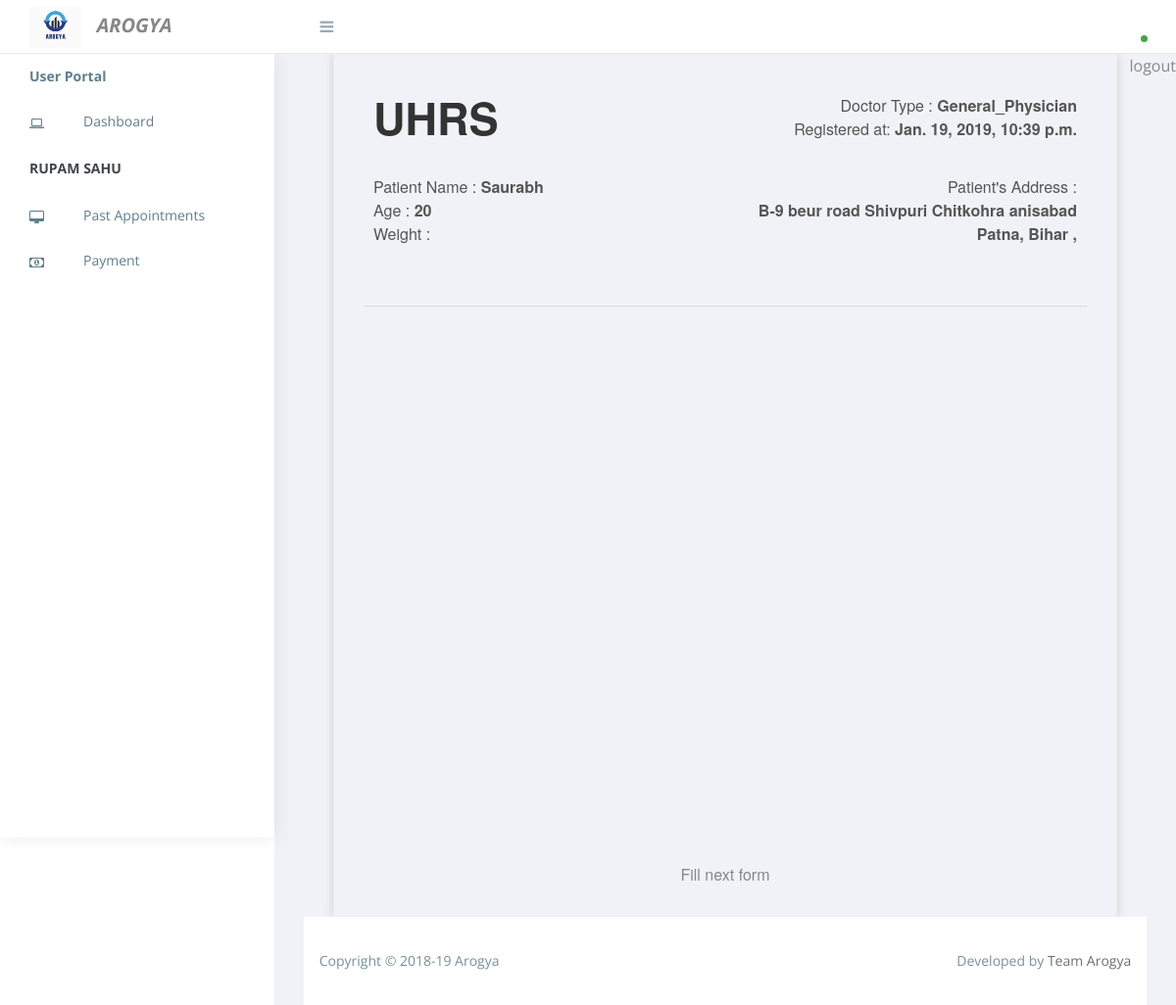
/receipt/3 (signed in), run on the app's committed database.
### main/models.py (models this page shows, shortened)
class AutoCreatedUpdatedMixin(models.Model):
	created_at = models.DateTimeField(
		verbose_name=translate('created at'),
		unique=False,
		null=True,
		blank=True,
		db_index=True,
	)
	updated_at = models.DateTimeField(
		verbose_name=translate('updated at'),
		unique=False,
		null=True,
		blank=True,
		db_index=True,
	)
	class Meta:
		abstract = True

class SoftDeleteMixin(models.Model):
	deleted_at = models.DateTimeField(
		verbose_name=translate('deleted at'),
		unique=False,
		null=True,
		blank=True,
		db_index=True,
	)
	class Meta:
		abstract = True

class User(AbstractUser,AutoCreatedUpdatedMixin,SoftDeleteMixin):
	is_client = models.BooleanField(default=False)
	is_hospo = models.BooleanField(default=False)
	docto_id = models.CharField(max_length=100, blank=True, unique=True, default=uuid.uuid4)

class Patient(AutoCreatedUpdatedMixin,SoftDeleteMixin):
	user = models.ForeignKey(User, on_delete=models.CASCADE , default=None)
	reg_id = models.CharField(max_length=100, blank=True, unique=True, default=uuid.uuid4)
	name = models.CharField(max_length=50, blank=False)
	age = models.CharField(max_length=50, blank=False ,default=0)
	gender = models.CharField(max_length=100, blank=False , choices=GENDER_CHOICES)
	clinic = models.ForeignKey(Clinic, on_delete=models.CASCADE , default=None , related_name='user_clinic')
	doctor = models.CharField(max_length=100, blank=False , choices=DOCTYPE_CHOICES)
	father_husband_name = models.CharField(max_length=50, blank=False)
	contact = models.CharField(max_length=20, blank=False)
	adhaar = models.CharField(max_length=12, blank=False)
	epic = models.CharField(max_length=20, blank=False)
	pin = models.CharField(max_length=6, blank=False)
	email = models.EmailField(blank=False)
	address = models.CharField(max_length=100, blank=False)
	city = models.ForeignKey(City,on_delete=models.CASCADE, blank=False  , related_name='city', default=None)
	is_accepted = models.IntegerField(default=0)

class City(AutoCreatedUpdatedMixin,SoftDeleteMixin):
	name = models.CharField(max_length=100)
	state = models.ForeignKey(State,on_delete=models.CASCADE)
	def __str__(self):
		return self.name + ", " + self.state.name

class State(AutoCreatedUpdatedMixin,SoftDeleteMixin):
	name = models.CharField(max_length=100)
	country = models.ForeignKey(Country,on_delete=models.CASCADE)

### main/views.py (the view)
# urls.py: path('receipt/<str:ids>',views.receipt, name='receipt'),
@login_required
def receipt(request , ids):
    p_id = ids
    patient = Patient.objects.filter(id=p_id).first()
    return render(request , 'receipt.html' , {'patient':patient})

### main/templates/receipt.html (shortened to what this page needs)
{% extends 'layouts/clinic_master.html' %}
{%block content%}
<div class="float-right">
    <a href="logout"> logout </a>
</div>
    <div class="invoice-box">
        <table cellpadding="0" cellspacing="0">
            <tr class="top">
                <td colspan="2">
                    <table>
                        <tr>
                            <td class="title">
                                <b>UHRS</b>
                            </td>
                            <td>
                                Doctor Type : <b>{{patient.doctor}}</b><br>
                                Registered at: <b>{{patient.created_at}}</b><br>
                            </td>
                        </tr>
                    </table>
                </td>
            </tr>
            <tr class="information">
                <td colspan="2">
                    <table>
                        <tr>
                            <td>
                                Patient Name : <b>{{patient.name}}</b><br>
                                Age : <b>{{patient.age}}</b><br>
                                Weight :
                            </td>
                            <td>
                                Patient's Address :<br>
                                <b>{{patient.address}}</b><br>
                                <b>{{patient.city}} , {{patient.state}}</b>
                            </td>
                        </tr>
                    </table>
                </td>
            </tr>
        </table>
        <hr>
        <br>
        <br>
        <br>
        <br>
        <br>
        <br>
        <br>
        <br>
        <br>
        <br>
        <br>
        <br>
        <br>
        <br>
        <br>
        <br>
        <br>
        <br>
        <br>
        <br>
        <br>
        <br>
        <br>
        <div class="text-center">
            <a href="/appointment"> Fill next form </a>
        </div>
    </div>
{%endblock%}

### main/templates/sidebar.html
<li>
	<a href="#"><b>User Portal</b> </a>
</li>
<li id="user_dash">
	<a href="{%url 'appointment'%}" ><i class="menu-icon fa fa-laptop"></i>Dashboard </a>
</li>
<li class="menu-title">{{request.user.first_name}} {{request.user.last_name}}</li>
<li id="user_work-past"><a href="{%url 'appointment_details'%}"><i class="menu-icon fa fa-desktop"></i> Past Appointments</a></li>
<li id="user_work-payment"><a href="{%url 'payment'%}"><i class="menu-icon fa fa-money"></i> Payment</a></li>

### static/assets/css/style.css (style rules this page uses)
body { display: table; font-family: "Open Sans", sans-serif; font-size: 16px; width: 100%; }
a, button { text-decoration: none; outline: none !important; color: #878787; -webkit-transition: all 0.25s ease; transition: all 0.25s ease; }
.navbar .menu-title { color: #41434d; clear: both; display: block; font-family: 'Open Sans'; font-size: 14px; font-weight: 700; line-height: 50px; padding: 0; text-transform: uppercase; width: 100%; }
.navbar .navbar-nav > li { padding-left: 30px; padding-right: 30px; }
.navbar .navbar-nav li { width: 100%; }
.navbar .navbar-nav li > a { background: none !important; color: #607d8b; display: inline-block; font-size: 14px; line-height: 26px; padding: 10px 0; position: relative; width: 100%; }
.navbar .navbar-nav li > a .menu-icon { color: #607d8b; float: left; margin-top: 8px; width: 55px; text-align: left; z-index: 9; }

### main/templates/receipt.html (style rules this page uses)
.invoice-box { max-width: 800px; margin: auto; padding: 30px; border: 1px solid #eee; box-shadow: 0 0 10px rgba(0, 0, 0, .15); font-size: 16px; line-height: 24px; font-family: 'Helvetica Neue', 'Helvetica', Helvetica, Arial, sans-serif; color: #555; }
.invoice-box table { width: 100%; line-height: inherit; text-align: left; }
.invoice-box table td { padding: 5px; vertical-align: top; }
.invoice-box table tr td:nth-child(2) { text-align: right; }
.invoice-box table tr.top table td { padding-bottom: 20px; }
.invoice-box table tr.top table td.title { font-size: 45px; line-height: 45px; color: #333; }
.invoice-box table tr.information table td { padding-bottom: 40px; }

### data on the page
User: user.first_name "RUPAM", user.last_name "SAHU"
Patient: doctor "General_Physician", created_at "Jan. 19, 2019, 10:39 p.m.", name "Saurabh", age "20", address "B-9 beur road Shivpuri Chitkohra anisabad", city "Patna, Bihar"
